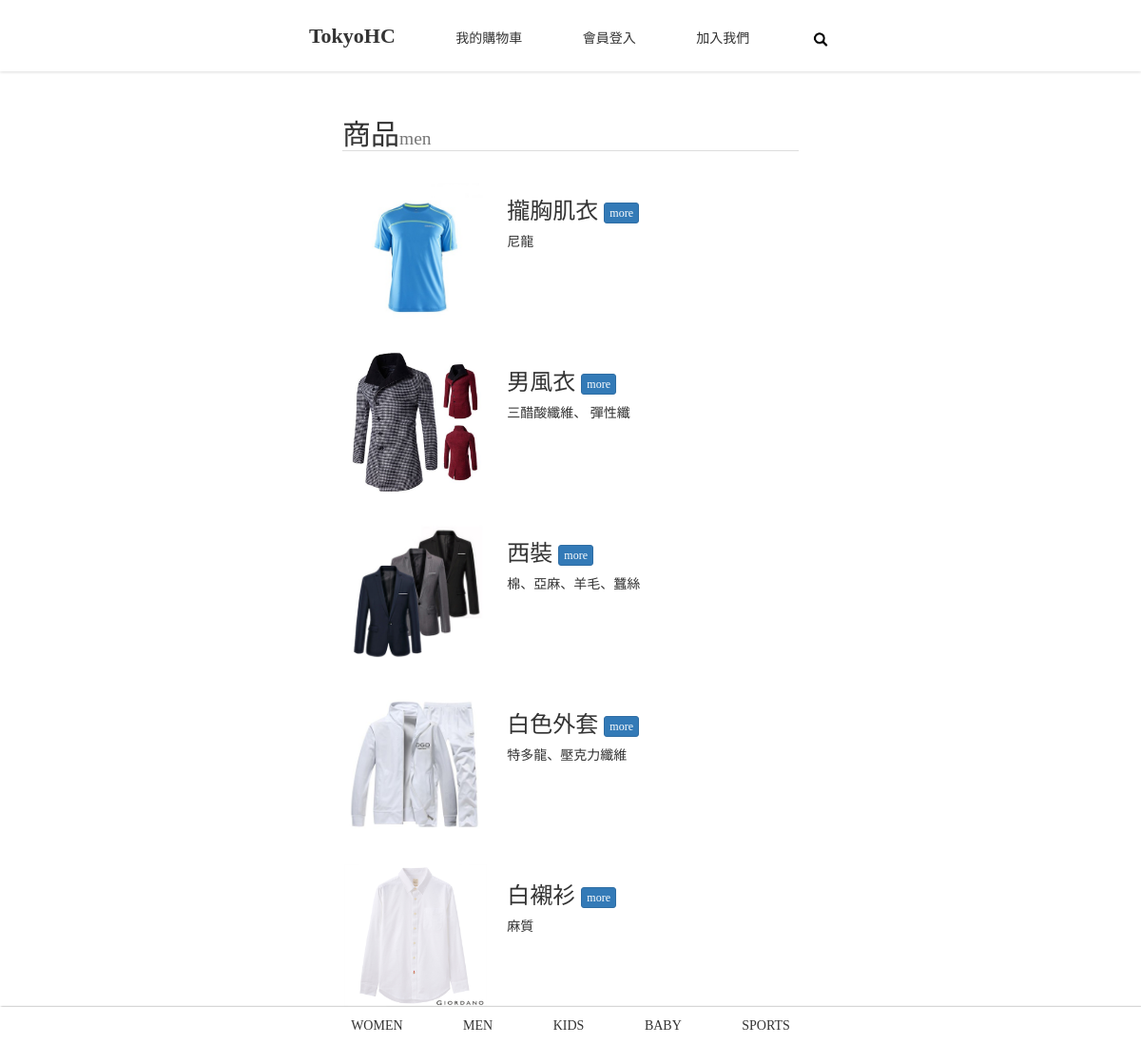
The app's page /index.php/commodity/men with its own data.
### tables this page shows
CREATE TABLE `commodity` (
  `commodity_id` int(11) NOT NULL,
  `cy_type` varchar(10) NOT NULL,
  `name` text NOT NULL,
  `file_name` varchar(100) NOT NULL,
  `discount` int(11) DEFAULT NULL,
  `material` text NOT NULL,
  `price` int(11) NOT NULL
);

### application/controllers/commodity.php (called while the page is built, shortened)
<?php
class commodity extends CI_Controller {
	public function men(){
		$type = 'men';
		$query = $this->db->query("select * from commodity where cy_type=? order by commodity_id desc",[$type])->result();
		$this->load->view('client/header');
		$this->load->view('client/commodity',['type'=>$type,'commoditys'=>$query]);
		$this->load->view('client/menu');
	}
}

### index.php (called while the page is built, shortened)
<?php
require_once BASEPATH.'core/CodeIgniter.php';

### application/views/client/commodity.php (the view, shortened to what this page needs)
<div id="body">
	<h2>商品<small><?=$type?></small></h2>
	<?php
		foreach($commoditys as $v){
			?>
				<div class="its" >
					<div style="background-image: url('<?=base_url().'uploads/'.$v->file_name?>')" ></div>
					<div>
						<h3>
							<?=$v->name?>
							<button type="button" class="btn btn-primary btn-xs" onclick=location.href="<?=base_url().'commodity/itit/'.$v->commodity_id?>">more</button>
						</h3>
						<div>
							<?=$v->material?>
						</div>
					</div>
				</div>
			<?php
		}
	?>
</div>

### application/views/client/header.php (style rules this page uses)
* { font-family: "微軟正黑體"; color:#333; margin:0; padding: 0; }
h2 { border-bottom: 1px solid #ddd; }

### application/views/client/commodity.php (style rules this page uses)
#body { padding: 0px calc((100% - 480px) / 2); margin-bottom:60px; }
.its { width: 100%; height: 150px; display: -webkit-flex; display: flex; margin: 30px 0px; }
.its > div { height: 100%; }
.its > div:nth-child(2) { flex: 2; padding-left: 20px; }
.its > div:nth-child(1) { flex: 1; background-repeat: no-repeat; background-position: center; background-size: contain; }

### records on screen
commodity: file_name (picture), name "攏胸肌衣", material "尼龍"
commodity: file_name (picture), name "男風衣", material "三醋酸纖維、 彈性纖"
commodity: file_name (picture), name "西裝", material "棉、亞麻、羊毛、蠶絲"
commodity: file_name (picture), name "白色外套", material "特多龍、壓克力纖維"
commodity: file_name (picture), name "白襯衫", material "麻質"

### other values on screen
$type "men"
